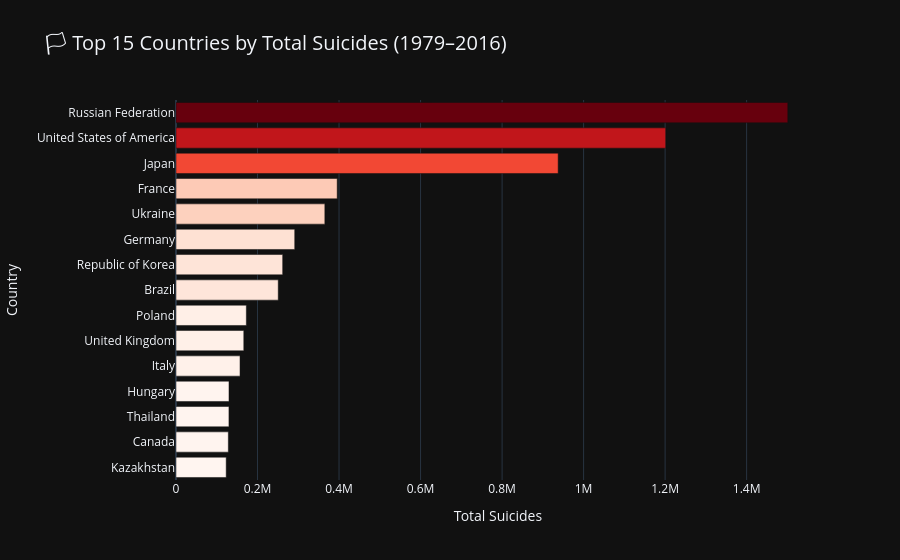

Source (notebook cell):
### Code cell
# ============================================================
# 3.5  INTERACTIVE: Top 15 Countries by Total Suicides
# ============================================================

top15_countries = (
    df1_clean.groupby('country')['suicides_no']
    .sum()
    .sort_values(ascending=False)
    .head(15)
    .reset_index()
)

fig = px.bar(
    top15_countries, x='suicides_no', y='country',
    orientation='h',
    title='🏳 Top 15 Countries by Total Suicides (1979–2016)',
    labels={'suicides_no': 'Total Suicides', 'country': 'Country'},
    color='suicides_no',
    color_continuous_scale='Reds',
    template='plotly_dark'
)
fig.update_layout(
    title_font_size=20,
    yaxis=dict(autorange='reversed'),
    coloraxis_showscale=False
)
fig.show()

### Figure 1 — Plotly figure (JSON) as saved in the notebook; plotly's stock layout.template omitted (floating-point values rounded to 4 significant figures)
{"data": [{"hovertemplate": "Total Suicides=%{marker.color}<br>Country=%{y}<extra></extra>", "legendgroup": "", "marker": {"color": [1500992, 1201401, 937614, 395500, 365170, 291262, 261730, 250824, 172562, 166314, 157074, 130018, 129899, 128382, 123151], "coloraxis": "coloraxis", "pattern": {"shape": ""}}, "name": "", "orientation": "h", "showlegend": false, "textposition": "auto", "type": "bar", "x": [1500992, 1201401, 937614, 395500, 365170, 291262, 261730, 250824, 172562, 166314, 157074, 130018, 129899, 128382, 123151], "xaxis": "x", "y": ["Russian Federation", "United States of America", "Japan", "France", "Ukraine", "Germany", "Republic of Korea", "Brazil", "Poland", "United Kingdom", "Italy", "Hungary", "Thailand", "Canada", "Kazakhstan"], "yaxis": "y"}], "layout": {"barmode": "relative", "coloraxis": {"colorbar": {"title": {"text": "Total Suicides"}}, "colorscale": [[0, "rgb(255,245,240)"], [0.125, "rgb(254,224,210)"], [0.25, "rgb(252,187,161)"], [0.375, "rgb(252,146,114)"], [0.5, "rgb(251,106,74)"], [0.625, "rgb(239,59,44)"], [0.75, "rgb(203,24,29)"], [0.875, "rgb(165,15,21)"], [1, "rgb(103,0,13)"]], "showscale": false}, "legend": {"tracegroupgap": 0}, "title": {"font": {"size": 20}, "text": "🏳 Top 15 Countries by Total Suicides (1979–2016)"}, "xaxis": {"anchor": "y", "domain": [0, 1], "title": {"text": "Total Suicides"}}, "yaxis": {"anchor": "x", "autorange": "reversed", "domain": [0, 1], "title": {"text": "Country"}}}}
